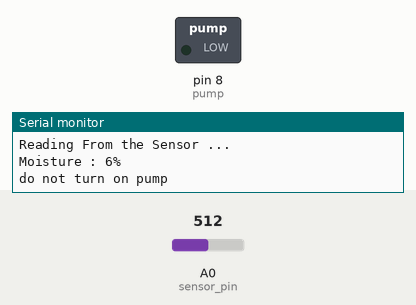
The sketch below on a simulated Arduino Uno, built with avr-gcc and run on an emulated ATmega328P. Shown: switched loads named in the sketch (green lamp = pin HIGH), the last lines printed to the serial monitor. The test bench sets the inputs (shaded band); at power-on: A0 (sensor_pin) = 512.

Above: at 2.2 s.
2.3 s: A0 (sensor_pin) set to 536
At 4.8 s:
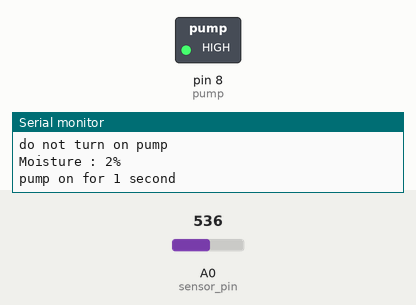
8.3 s: A0 (sensor_pin) set to 511
At 9.2 s:
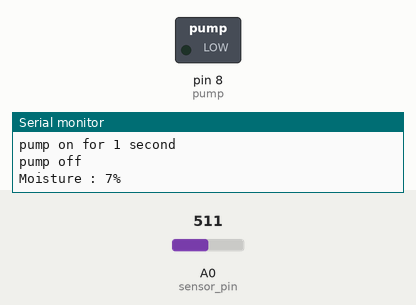
11.0 s: A0 (sensor_pin) set to 716
At 12.7 s:
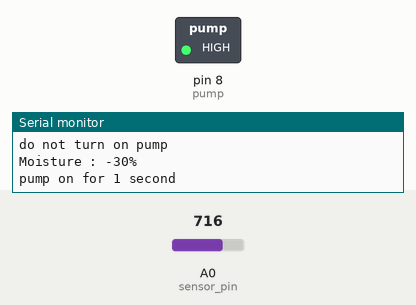
17.0 s: A0 (sensor_pin) set to 306
At 17.5 s:
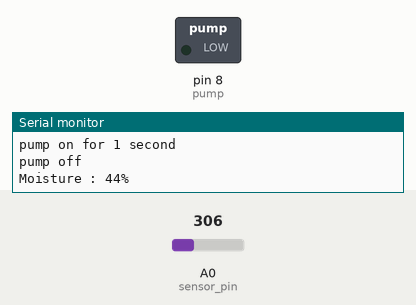
Timing chart, 0 to 20.0 s (numbered marks = the images above; inputs shaded):
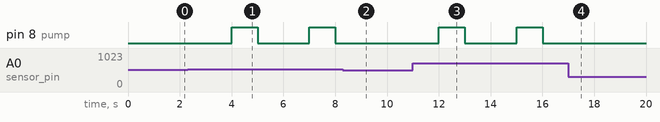

Measured:
- the behaviour switches between 522 and 523 on A0 (sensor_pin) (found by bisection; images 0 and 1)
- after the input at 2.3 s, pin 8 (pump): alternates HIGH for 1.0 s and LOW for 2.0 s, starting after 1.7 s
- after the input at 8.3 s, pin 8 (pump): stays LOW (without the input it goes to HIGH after 1.7 s)
- after the input at 11.0 s, pin 8 (pump): alternates HIGH for 1.0 s and LOW for 2.0 s, starting after 1.0 s
- after the input at 17.0 s, pin 8 (pump): stays LOW (without the input it goes to HIGH after 1.0 s)

The sketch:

soilwatering.ino
```cpp
int sensor_pin = A0; //signal from the capacitive soil moisture sensor
int output_value ;  // value of soil moisture
int pump = 8;      // digital pin where the relay is plugged in
int threshold = 5;  //threshold value to trigger pump

void setup() {
  Serial.begin(9600);
  pinMode(sensor_pin, INPUT);  //setup for the soil moisture senor aka INPUt
  pinMode(pump, OUTPUT);      //setup for the pump aka   OUTPUT
  Serial.println("Reading From the Sensor ...");
  delay(1000);  //1 second delay
  }

void loop() {

  output_value = analogRead(sensor_pin);     //gets the value from the soil moisture sensor
  output_value = map(output_value,550,0,0,100); // this sets the percentage value
  Serial.print("Moisture : ");
  Serial.print(output_value);    //print the percent of soil moisture - max is 33% if dipped in a cup of water
  Serial.println("%");
  delay(1000); //wait 1 second
  if (output_value < threshold)  //if the soil is try then pump out water for 1 second
    {
    digitalWrite(pump, HIGH);
    Serial.println("pump on for 1 second");
    delay(1000);  //run pump for 1 second;
    digitalWrite(pump, LOW);
    Serial.println("pump off");
    //delay(300000); //wait 5 minutes before checking again
    delay(1000);//wait 1 second. This is for testing, uncomment the line above when ready to implement
    }
    else
    {
    digitalWrite(pump, LOW);
    Serial.println("do not turn on pump");
    //delay(300000); //wait 5 minutes
    delay(1000);// wait 1 second. This is for testing, uncomment the line above when implementing
    }
}
```
